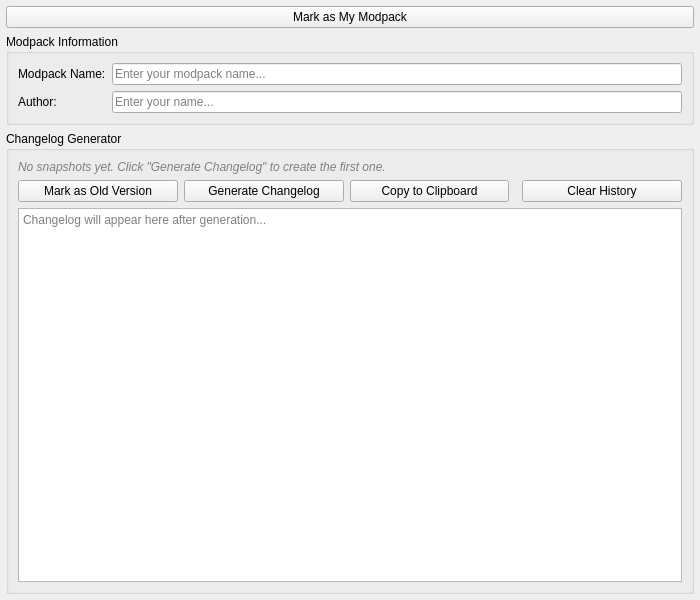
<?xml version="1.0" encoding="UTF-8"?>
<ui version="4.0">
 <class>ModpackCreatorPage</class>
 <widget class="QWidget" name="ModpackCreatorPage">
  <property name="geometry">
   <rect>
    <x>0</x>
    <y>0</y>
    <width>700</width>
    <height>600</height>
   </rect>
  </property>
  <layout class="QVBoxLayout" name="mainLayout">
   <property name="leftMargin">
    <number>6</number>
   </property>
   <property name="topMargin">
    <number>6</number>
   </property>
   <property name="rightMargin">
    <number>6</number>
   </property>
   <property name="bottomMargin">
    <number>6</number>
   </property>

   <!-- Mark as Modpack toggle button -->
   <item>
    <widget class="QPushButton" name="markAsModpackBtn">
     <property name="text">
      <string>Mark as My Modpack</string>
     </property>
     <property name="minimumHeight">
      <number>36</number>
     </property>
     <property name="toolTip">
      <string>Click to mark this instance as a modpack you created</string>
     </property>
    </widget>
   </item>

   <!-- Modpack Info Group -->
   <item>
    <widget class="QGroupBox" name="modpackInfoGroup">
     <property name="title">
      <string>Modpack Information</string>
     </property>
     <layout class="QFormLayout" name="modpackInfoLayout">
      <item row="0" column="0">
       <widget class="QLabel" name="modpackNameLabel">
        <property name="text">
         <string>Modpack Name:</string>
        </property>
       </widget>
      </item>
      <item row="0" column="1">
       <widget class="QLineEdit" name="modpackNameEdit">
        <property name="placeholderText">
         <string>Enter your modpack name...</string>
        </property>
       </widget>
      </item>
      <item row="1" column="0">
       <widget class="QLabel" name="modpackAuthorLabel">
        <property name="text">
         <string>Author:</string>
        </property>
       </widget>
      </item>
      <item row="1" column="1">
       <widget class="QLineEdit" name="modpackAuthorEdit">
        <property name="placeholderText">
         <string>Enter your name...</string>
        </property>
       </widget>
      </item>
     </layout>
    </widget>
   </item>

   <!-- Changelog Group -->
   <item>
    <widget class="QGroupBox" name="changelogGroup">
     <property name="title">
      <string>Changelog Generator</string>
     </property>
     <layout class="QVBoxLayout" name="changelogLayout">
      <!-- Version info label -->
      <item>
       <widget class="QLabel" name="versionInfoLabel">
        <property name="text">
         <string>No snapshots yet. Click "Generate Changelog" to create the first one.</string>
        </property>
        <property name="wordWrap">
         <bool>true</bool>
        </property>
        <property name="styleSheet">
         <string>color: gray; font-style: italic;</string>
        </property>
       </widget>
      </item>
      <!-- Buttons row -->
      <item>
       <layout class="QHBoxLayout" name="changelogButtonsLayout">
        <item>
         <widget class="QPushButton" name="markAsOldVersionBtn">
          <property name="text">
           <string>Mark as Old Version</string>
          </property>
          <property name="toolTip">
           <string>Save the current mod list as the baseline to compare against later</string>
          </property>
          <property name="minimumHeight">
           <number>32</number>
          </property>
         </widget>
        </item>
        <item>
         <widget class="QPushButton" name="generateChangelogBtn">
          <property name="text">
           <string>Generate Changelog</string>
          </property>
          <property name="toolTip">
           <string>Compare the current mods with the latest saved old version</string>
          </property>
          <property name="minimumHeight">
           <number>32</number>
          </property>
         </widget>
        </item>
        <item>
         <widget class="QPushButton" name="copyChangelogBtn">
          <property name="text">
           <string>Copy to Clipboard</string>
          </property>
          <property name="toolTip">
           <string>Copy the changelog text to clipboard</string>
          </property>
         </widget>
        </item>
        <item>
         <spacer name="changelogBtnSpacer">
          <property name="orientation">
           <enum>Qt::Horizontal</enum>
          </property>
         </spacer>
        </item>
        <item>
         <widget class="QPushButton" name="clearHistoryBtn">
          <property name="text">
           <string>Clear History</string>
          </property>
          <property name="toolTip">
           <string>Delete all version snapshots for this modpack</string>
          </property>
         </widget>
        </item>
       </layout>
      </item>
      <!-- Changelog output -->
      <item>
       <widget class="QPlainTextEdit" name="changelogOutput">
        <property name="readOnly">
         <bool>true</bool>
        </property>
        <property name="placeholderText">
         <string>Changelog will appear here after generation...</string>
        </property>
       </widget>
      </item>
     </layout>
    </widget>
   </item>

  </layout>
 </widget>
 <tabstops>
  <tabstop>markAsModpackBtn</tabstop>
  <tabstop>modpackNameEdit</tabstop>
  <tabstop>modpackAuthorEdit</tabstop>
  <tabstop>generateChangelogBtn</tabstop>
  <tabstop>copyChangelogBtn</tabstop>
  <tabstop>clearHistoryBtn</tabstop>
  <tabstop>changelogOutput</tabstop>
 </tabstops>
 <resources/>
 <connections/>
</ui>
